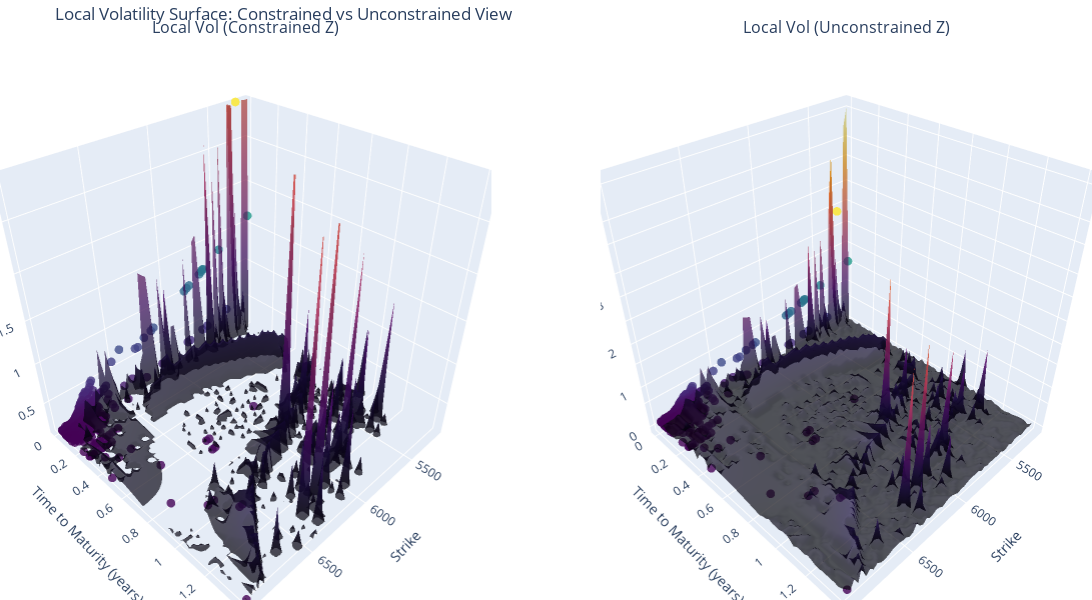

This figure's notebook cell:
### Markdown cell above
### local Vol using regression

### Code cell
impvol_interp = regres
params = [calls["S0"].iloc[0],calls["r"].iloc[0],impvol_interp]
local_vol_surface_ = get_local_vol_surface(calls,params)
plot_local_vol_surface(calls,local_vol_surface_)

### Figure 1 — Plotly figure (JSON) as saved in the notebook; plotly's stock layout.template omitted (floating-point values rounded to 4 significant figures; data arrays with more than 128 entries replaced by an {"elided": "..."} marker saying what was removed)
{"data": [{"marker": {"color": {"elided": "416 float values"}, "colorscale": [[0, "#440154"], [0.1111, "#482878"], [0.2222, "#3e4989"], [0.3333, "#31688e"], [0.4444, "#26828e"], [0.5556, "#1f9e89"], [0.6667, "#35b779"], [0.7778, "#6ece58"], [0.8889, "#b5de2b"], [1, "#fde725"]], "opacity": 0.8, "size": 3}, "mode": "markers", "name": "Data Points", "scene": "scene", "showlegend": false, "type": "scatter3d", "x": {"elided": "416 float values"}, "y": {"elided": "416 float values"}, "z": {"elided": "416 float values"}}, {"colorscale": [[0, "#000004"], [0.1111, "#1b0c41"], [0.2222, "#4a0c6b"], [0.3333, "#781c6d"], [0.4444, "#a52c60"], [0.5556, "#cf4446"], [0.6667, "#ed6925"], [0.7778, "#fb9b06"], [0.8889, "#f7d13d"], [1, "#fcffa4"]], "opacity": 0.7, "scene": "scene", "showlegend": false, "showscale": false, "type": "surface", "x": {"elided": "60x60 float values"}, "y": {"elided": "60x60 float values"}, "z": {"elided": "60x60 float values"}}, {"marker": {"color": {"elided": "416 float values"}, "colorscale": [[0, "#440154"], [0.1111, "#482878"], [0.2222, "#3e4989"], [0.3333, "#31688e"], [0.4444, "#26828e"], [0.5556, "#1f9e89"], [0.6667, "#35b779"], [0.7778, "#6ece58"], [0.8889, "#b5de2b"], [1, "#fde725"]], "opacity": 0.8, "size": 3}, "mode": "markers", "name": "Data Points", "scene": "scene2", "showlegend": false, "type": "scatter3d", "x": {"elided": "416 float values"}, "y": {"elided": "416 float values"}, "z": {"elided": "416 float values"}}, {"colorscale": [[0, "#000004"], [0.1111, "#1b0c41"], [0.2222, "#4a0c6b"], [0.3333, "#781c6d"], [0.4444, "#a52c60"], [0.5556, "#cf4446"], [0.6667, "#ed6925"], [0.7778, "#fb9b06"], [0.8889, "#f7d13d"], [1, "#fcffa4"]], "opacity": 0.7, "scene": "scene2", "showlegend": false, "showscale": false, "type": "surface", "x": {"elided": "60x60 float values"}, "y": {"elided": "60x60 float values"}, "z": {"elided": "60x60 float values"}}], "layout": {"annotations": [{"font": {"size": 16}, "showarrow": false, "text": "Local Vol (Constrained Z)", "x": 0.225, "xanchor": "center", "xref": "paper", "y": 1, "yanchor": "bottom", "yref": "paper"}, {"font": {"size": 16}, "showarrow": false, "text": "Local Vol (Unconstrained Z)", "x": 0.775, "xanchor": "center", "xref": "paper", "y": 1, "yanchor": "bottom", "yref": "paper"}], "height": 600, "margin": {"b": 0, "l": 0, "r": 0, "t": 40}, "scene": {"domain": {"x": [0, 0.45], "y": [0, 1]}, "xaxis": {"title": {"text": "Strike"}}, "yaxis": {"title": {"text": "Time to Maturity (years)"}}, "zaxis": {"range": [0.1019, 2.926], "title": {"text": "Volatility"}}}, "scene2": {"domain": {"x": [0.55, 1], "y": [0, 1]}, "xaxis": {"title": {"text": "Strike"}}, "yaxis": {"title": {"text": "Time to Maturity (years)"}}, "zaxis": {"title": {"text": "Volatility"}}}, "title": {"text": "Local Volatility Surface: Constrained vs Unconstrained View"}, "width": 1200}}
